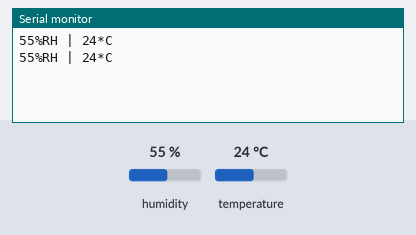
The sketch below on a simulated Arduino Uno, built with avr-gcc and run on an emulated ATmega328P. Parts: the last lines printed to the serial monitor. The test bench sets the inputs (shaded band); at power-on: humidity 55 %, temperature 24 °C.

Above: at 2.8 s.
2.9 s: humidity set to 22 %
At 5.2 s:
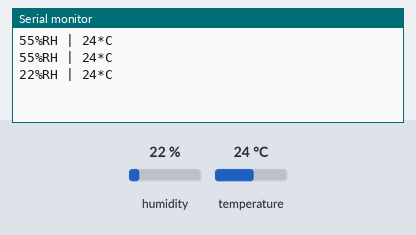
5.6 s: temperature set to 12 °C
At 7.1 s:
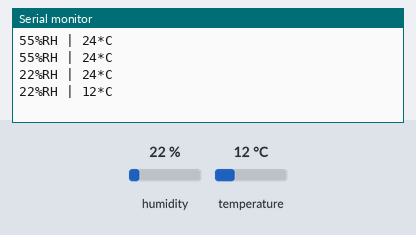
8.3 s: humidity set to 40 %
At 10.5 s:
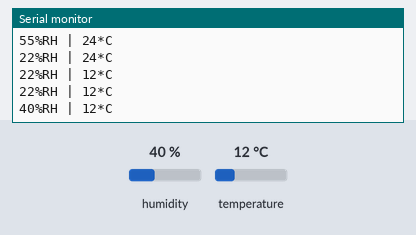
Timing chart, 0 to 12.0 s (numbered marks = the images above; inputs shaded):
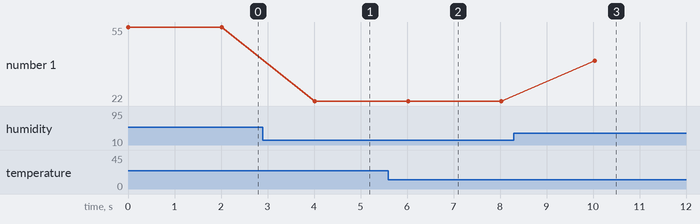

The sketch:

tempsensor.ino
```cpp
#include "DHT.h"
#define DHT11_PIN 8
DHT dht;

void setup()
{
  Serial.begin(9600);
  dht.setup(DHT11_PIN);
}

void loop()
{
  //Pobranie informacji o wilgotnosci
  int wilgotnosc = dht.getHumidity();
  //Pobranie informacji o temperaturze
  int temperatura = dht.getTemperature();

  if (dht.getStatusString() == "OK") {
    Serial.print(wilgotnosc);
    Serial.print("%RH | ");
    Serial.print(temperatura);
    Serial.println("*C");
  }

  //Odczekanie wymaganego czasugo
  delay(dht.getMinimumSamplingPeriod());
}
```

Measured:
- after the input at 2.9 s, the serial monitor: prints a new line after 1.1 s (image 1)
- after the input at 5.6 s, the serial monitor: prints a new line after 0.42 s (image 2)
- after the input at 8.3 s, the serial monitor: prints a new line after 1.7 s (image 3)
- plotted number 1: 55 → 22 after the input at 2.9 s, 22 → 40 after the input at 8.3 s
